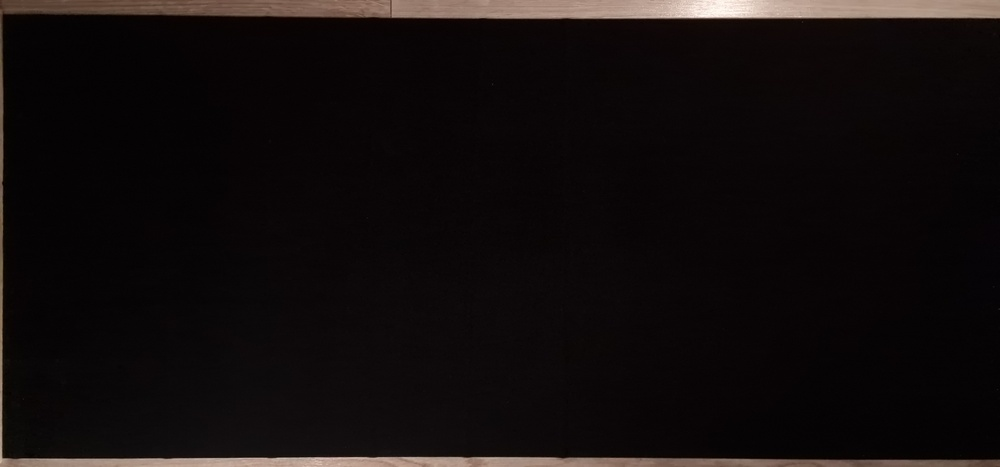
#> input picture input/raw_pics/calibration_bg.jpg, 1000 x 467 px, shrunk from 4000 x 1868 before the run, found by its file name; its folder holds only this picture in this run
$ python rotate_pics.py
#> lines starting #> are read from the running program, lines starting #| are printed output that depends on the picture
import os
import skimage as ski
import numpy as np
import matplotlib.pyplot as plt

for im in os.listdir("./input/raw_pics"):
	if not im.endswith(".jpg"):
		continue
	img = ski.io.imread(f"./input/raw_pics/{im}")
#> img is the input picture: shape (467, 1000, 3); mean R, G, B 18.1, 13.2, 13.1
	h, w, _ = img.shape
#> h = 467; w = 1000
	if h < w:
		print(f"rotating: {im}")
		img = np.rot90(img, -1)
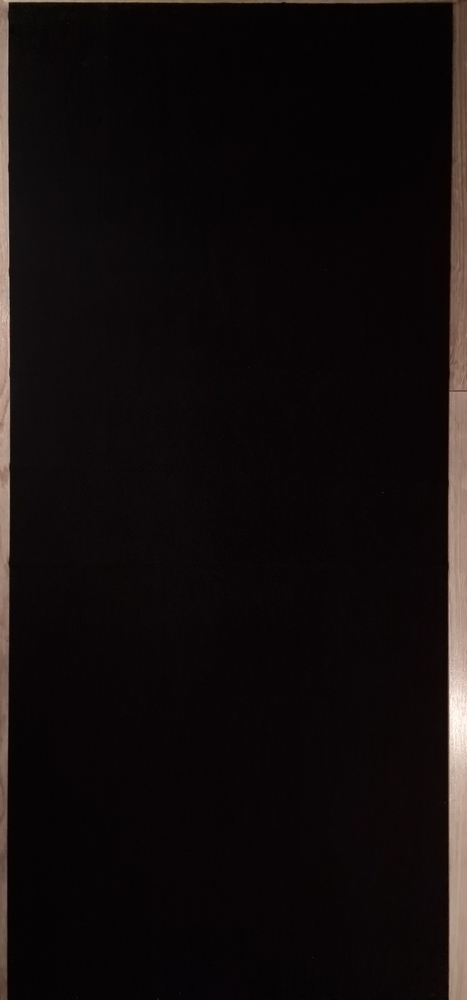
#> img: shape (1000, 467, 3); mean R, G, B 18.1, 13.2, 13.1
		ski.io.imsave(f"./input/raw_pics/{im}", img)
